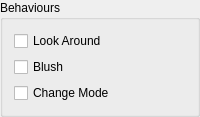
     <widget class="QGroupBox" name="groupBox_3">
      <property name="font">
       <font>
        <pointsize>9</pointsize>
       </font>
      </property>
      <property name="title">
       <string>Behaviours</string>
      </property>
      <layout class="QGridLayout" name="gridLayout_7">
       <item row="0" column="0">
        <widget class="QCheckBox" name="behaviour_look_around">
         <property name="sizePolicy">
          <sizepolicy hsizetype="Minimum" vsizetype="Fixed">
           <horstretch>0</horstretch>
           <verstretch>1</verstretch>
          </sizepolicy>
         </property>
         <property name="font">
          <font>
           <pointsize>9</pointsize>
          </font>
         </property>
         <property name="text">
          <string>Look Around</string>
         </property>
        </widget>
       </item>
       <item row="1" column="0">
        <widget class="QCheckBox" name="behaviour_blush">
         <property name="sizePolicy">
          <sizepolicy hsizetype="Minimum" vsizetype="Fixed">
           <horstretch>0</horstretch>
           <verstretch>1</verstretch>
          </sizepolicy>
         </property>
         <property name="font">
          <font>
           <pointsize>9</pointsize>
          </font>
         </property>
         <property name="text">
          <string>Blush</string>
         </property>
        </widget>
       </item>
       <item row="2" column="0">
        <widget class="QCheckBox" name="behaviour_change_mode">
         <property name="text">
          <string>Change Mode</string>
         </property>
        </widget>
       </item>
      </layout>
     </widget>
